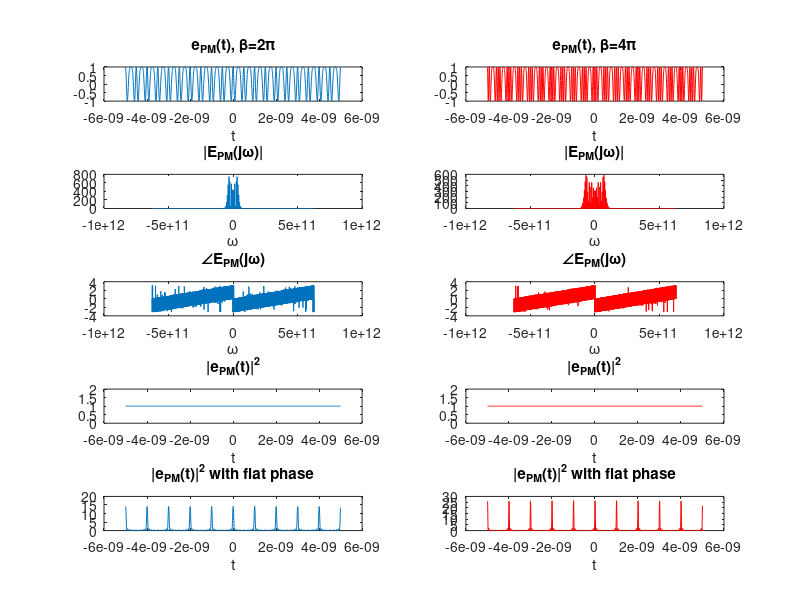

MATLAB code for this plot:
clc; clear;

Fs = 1* 1e8;
L = 1000;
omega = Fs* 2* pi.* (-L: L);
dt = (2* pi)/ (Fs* 2* pi.* (2* L+ 1));
t = (-L: L).* dt;

beta_a = 2* pi;
beta_b = 4* pi;

omega_rep = 2* pi* 1e9;
e_pm_a = exp(1i* beta_a* sin(omega_rep.* t));
e_pm_b = exp(1i* beta_b* sin(omega_rep.* t));

E_pm_a = fftshift(fft(fftshift(e_pm_a)));
E_pm_b = fftshift(fft(fftshift(e_pm_b)));

%%%(a)%%%
figure(1);

subplot(5, 2, 1);
plot(t, ((e_pm_a)));
title('e_{PM}(t), \beta=2\pi');
xlabel('t');

subplot(5, 2, 3);
plot(omega, (abs(E_pm_a)));
title('|E_{PM}(j\omega)|');
xlabel('\omega');

subplot(5, 2, 5);
plot(omega, angle(E_pm_a));
title('\angleE_{PM}(j\omega)');
xlabel('\omega');

subplot(5, 2, 7);
plot(t, abs((e_pm_a)).^ 2);
ylim([0, 2]);
title('|e_{PM}(t)|^2');
xlabel('t');

%%%(b)%%%
subplot(5, 2, 2);
plot(t, ((e_pm_b)), 'r');
title('e_{PM}(t), \beta=4\pi');
xlabel('t');

subplot(5, 2, 4);
plot(omega, (abs(E_pm_b)), 'r');
title('|E_{PM}(j\omega)|');
xlabel('\omega');

subplot(5, 2, 6);
plot(omega, angle(E_pm_b), 'r');
title('\angleE_{PM}(j\omega)');
xlabel('\omega');

subplot(5, 2, 8);
plot(t, abs((e_pm_b)).^ 2, 'r');
ylim([0, 2]);
title('|e_{PM}(t)|^2');
xlabel('t');

%%%(c)%%%
E_pm_a_flat = abs(E_pm_a);
E_pm_b_flat = abs(E_pm_b);

e_pm_a_flat = ifftshift(ifft(ifftshift(E_pm_a_flat)));
e_pm_b_flat = ifftshift(ifft(ifftshift(E_pm_b_flat)));

subplot(5, 2, 9);
plot(t, abs((e_pm_a_flat)).^ 2);
title('|e_{PM}(t)|^2 with flat phase');
xlabel('t');

subplot(5, 2, 10);
plot(t, abs((e_pm_b_flat)).^ 2, 'r');
title('|e_{PM}(t)|^2 with flat phase');
xlabel('t');








